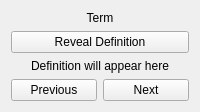
<?xml version="1.0" encoding="UTF-8"?>
<ui version="4.0">
 <class>FlashcardsPage</class>
 <widget class="QWidget" name="FlashcardsPage">
  <layout class="QVBoxLayout" name="verticalLayout">
   <item>
    <widget class="QLabel" name="termLabel">
     <property name="text">
      <string>Term</string>
     </property>
     <property name="alignment">
      <set>Qt::AlignCenter</set>
     </property>
    </widget>
   </item>
   <item>
    <widget class="QPushButton" name="revealButton">
     <property name="text">
      <string>Reveal Definition</string>
     </property>
    </widget>
   </item>
   <item>
    <widget class="QLabel" name="definitionLabel">
     <property name="text">
      <string>Definition will appear here</string>
     </property>
     <property name="alignment">
      <set>Qt::AlignCenter</set>
     </property>
     <property name="visible">
      <bool>false</bool>
     </property>
    </widget>
   </item>
   <item>
    <layout class="QHBoxLayout" name="navigationLayout">
     <item>
      <widget class="QPushButton" name="prevButton">
       <property name="text">
        <string>Previous</string>
       </property>
      </widget>
     </item>
     <item>
      <widget class="QPushButton" name="nextButton">
       <property name="text">
        <string>Next</string>
       </property>
      </widget>
     </item>
    </layout>
   </item>
  </layout>
 </widget>
 <resources/>
 <connections/>
</ui> 
